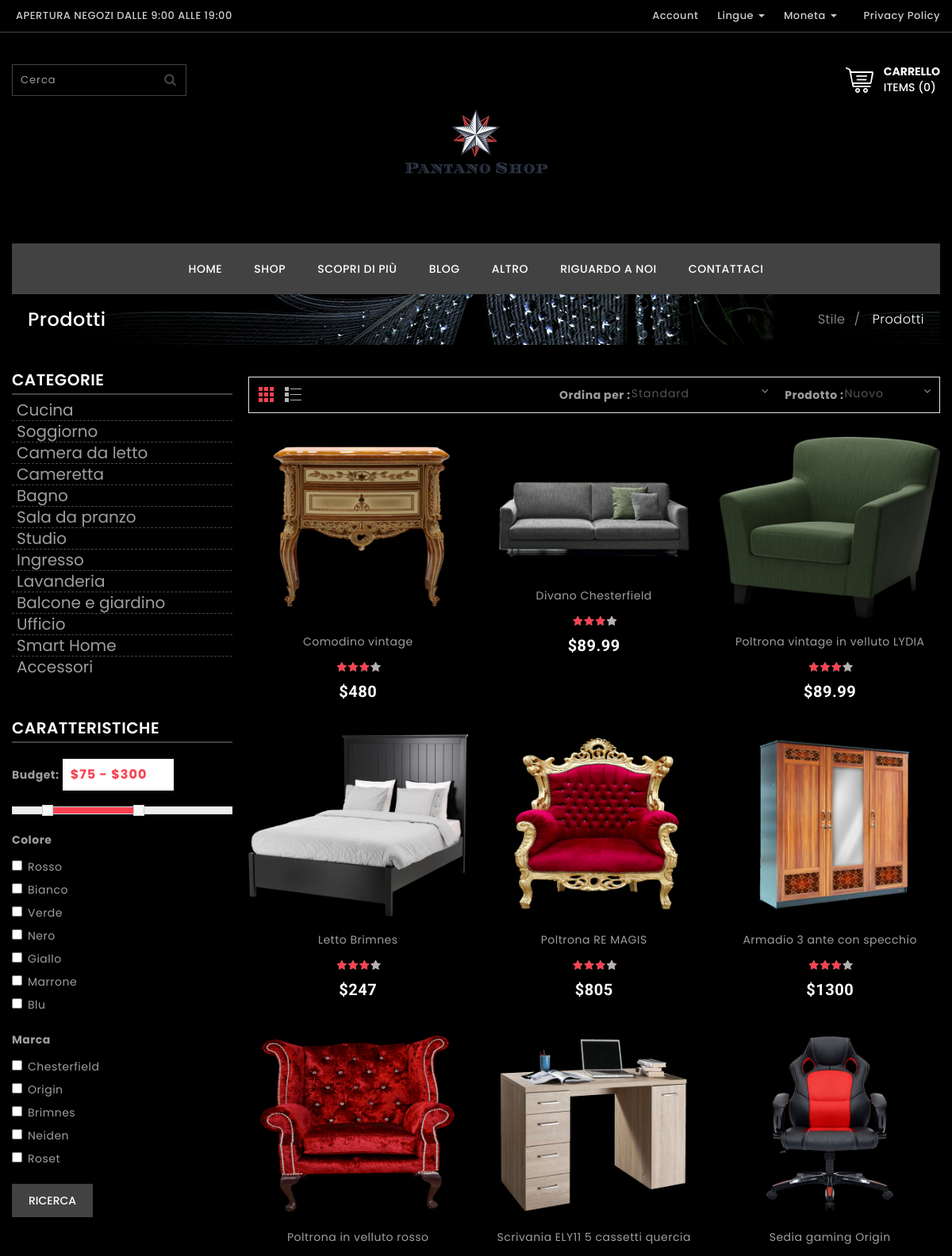
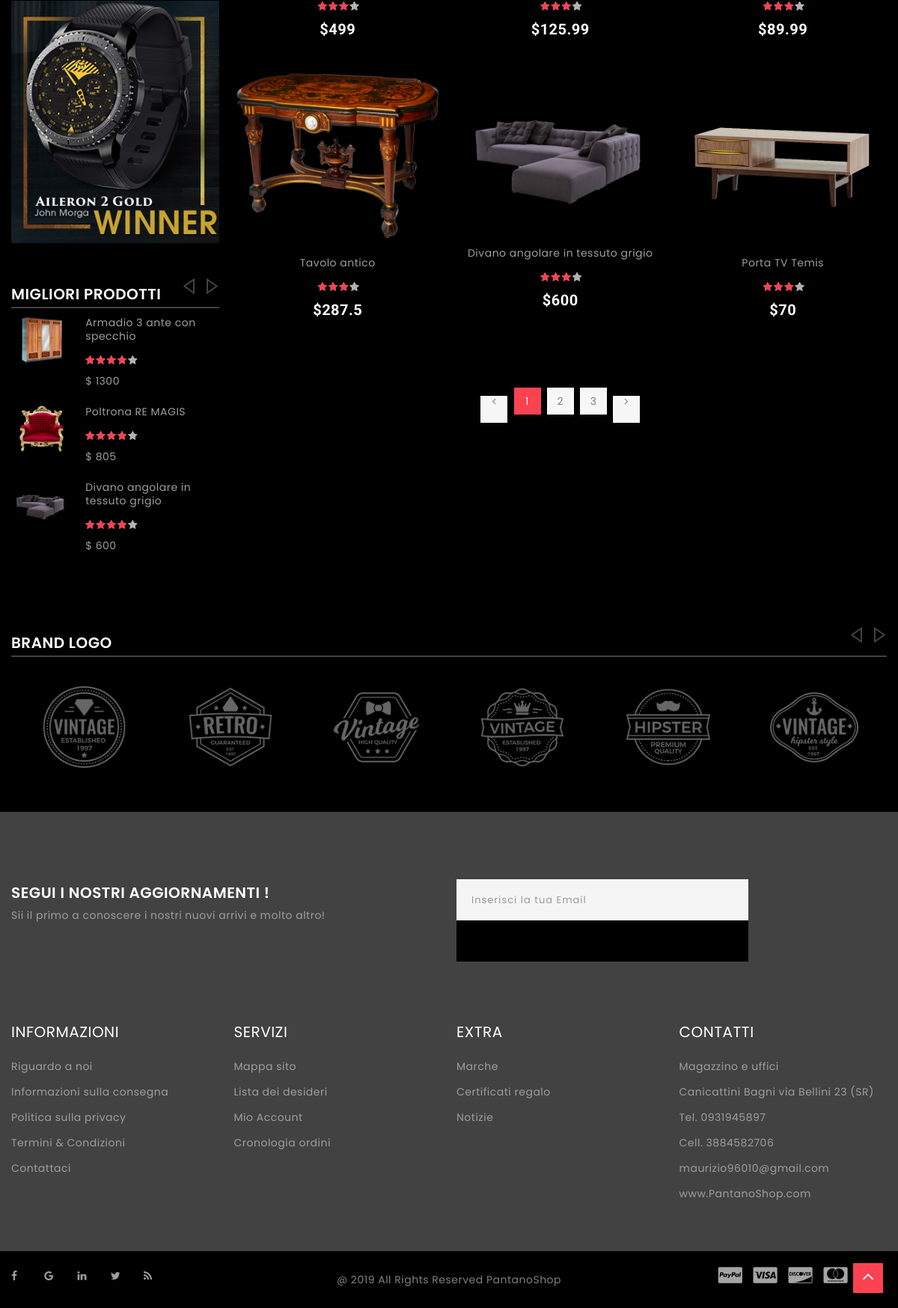
The page /Azienda_mobili/category_page.php on the database its author committed (2 pictures, top to bottom).
### tables this page shows
CREATE TABLE `mobile` (
  `ID` varchar(5) NOT NULL,
  `Nome` varchar(50) NOT NULL,
  `Marca` varchar(50) NOT NULL,
  `Stile` varchar(50) NOT NULL,
  `Colore` varchar(50) NOT NULL,
  `Disponibilita` varchar(50) NOT NULL,
  `Categoria` varchar(50) NOT NULL,
  `Prezzo` float NOT NULL,
  `Immagine` varchar(50) NOT NULL,
  `Immagine_reverse` varchar(50) NOT NULL,
  `Quantita` int(11) NOT NULL,
  `Descrizione` text NOT NULL,
  `Venduto` int(11) NOT NULL,
  `Cuore` int(11) NOT NULL,
  `Data` date NOT NULL
);

### Azienda_mobili/category_page.php (the view, shortened to what the rows shown need)
<?php
echo "<html lang='en'>";
?>
<head>
  <link rel="stylesheet" type="text/css" href="css/font-awesome.min.css" />
  <link rel="stylesheet" type="text/css" href="css/bootstrap.css" />
  <link rel="stylesheet" type="text/css" href="css/style.css">
  <link rel="stylesheet" type="text/css" href="css/magnific-popup.css">
  <link rel="stylesheet" type="text/css" href="css/owl.carousel.css">
  <link rel="stylesheet" type="text/css" href="css/jquery-ui.css">
  <link rel="stylesheet" type="text/css" href="css/casella-testo.css">
</head>
<body>
  <?php
    include "conn.php";
   ?>
  <div class="wrapper">
    <div class="container">
      <div class="row ">
        <div class="col-sm-12">
          <div class="breadcrumb ptb_20">
            <h1>Prodotti</h1>
          </div>
        </div>
        <div id="column-left" class="col-sm-4 col-lg-3 ">
          <div id="category-menu" class="navbar collapse in mb_40" aria-expanded="true" style="" role="button">
            <div class="nav-responsive">
              <div class="heading-part">
                <h2 class="main_title">CATEGORIE</h2>
              </div>
            </div>
          </div>
          <div class="filter left-sidebar-widget mb_50">
            <div class="heading-part mtb_20 ">
              <h2 class="main_title">Caratteristiche</h2>
            </div>
          </div>
          <div class="left-special left-sidebar-widget mb_50">
            <div class="heading-part mb_10 ">
              <h2 class="main_title">Migliori prodotti</h2>
            </div>
            <div id="left-special" class="owl-carousel">
              <ul class="row ">
                <?php
                $query12 = "SELECT *
                            FROM MOBILE
                            ORDER BY PREZZO DESC";
                $ris12 = mysqli_query($conn, $query12);
                $stampa = 0;
                while ($riga = mysqli_fetch_array($ris12)){
                  $stampa++;
                  if($stampa<10){
                    echo "<li class='item product-layout-left mb_20'>";
                      echo "<div class='product-list col-xs-4'>";
                        echo "<div class='product-thumb'>";
                          echo "<div class='image product-imageblock'> <a> <img class='img-responsive' title='iPod Classic' alt='iPod Classic' src='images/product/$riga[8]'> <img class='img-responsive' title='$riga[1]' alt='$riga[1]' src='images/product/$riga[9]'> </a> </div>";
                        echo "</div>";
                      echo "</div>";
                      echo "<div class='col-xs-8'>";
                        echo "<div class='caption product-detail'>";
                          echo "<h6 class='product-name'><a href='#'>$riga[1]</a></h6>";
                          echo "<div class='rating'> <span class='fa fa-stack'><i class='fa fa-star-o fa-stack-1x'></i><i class='fa fa-star fa-stack-1x'></i></span> <span class='fa fa-stack'><i class='fa fa-star-o fa-stack-1x'></i><i class='fa fa-star fa-stack-1x'></i></span> <span class='fa fa-stack'><i class='fa fa-star-o fa-stack-1x'></i><i class='fa fa-star fa-stack-1x'></i></span> <span class='fa fa-stack'><i class='fa fa-star-o fa-stack-1x'></i><i class='fa fa-star fa-stack-1x'></i></span> <span class='fa fa-stack'><i class='fa fa-star-o fa-stack-1x'></i><i class='fa fa-star fa-stack-x'></i></span> </div>";
                          echo "<span class='price'><span class='amount'><span class='currencySymbol'>$</span> $riga[7]</span>";
                          echo "</span>";
                        echo "</div>";
                      echo "</div>";
                    echo "</li>";
                    if(($stampa == 3) || ($stampa == 6) || ($stampa == 9)){
                      echo "</ul>";
                      if($stampa != 9){
                        echo "<ul class='row'>";
                      }
                    }
                  }
                }
                ?>
            </div>
          </div>
        </div>
        <div class="col-sm-8 col-lg-9 mtb_20">
          <div class="row">
            <?php
            if(!isset($_POST['categoria'])){
            if(isset($_POST['ricerca'])){
              if((isset($_POST['marca'])) && (isset($_POST['colore']))){
                $query20 = "SELECT *
                            FROM MOBILE
                            WHERE MARCA = '$_POST[marca]' AND COLORE = '$_POST[colore]'";
                $ris20 = mysqli_query($conn, $query20);
              }
              elseif(isset($_POST['marca'])){
                $query20 = "SELECT *
                            FROM MOBILE
                            WHERE MARCA = '$_POST[marca]'";
                $ris20 = mysqli_query($conn, $query20);
              }
              elseif(isset($_POST['colore'])){
                $query20 = "SELECT *
                            FROM MOBILE
                            WHERE COLORE = '$_POST[colore]'";
                $ris20 = mysqli_query($conn, $query20);
              }
              $i = 0;
              $h = 12;
              $n = 0;
              $codice = array();
              $_SESSION['richiestaCOD'] = $codice;
              while ($riga = mysqli_fetch_array($ris20)){
                array_push($_SESSION['richiestaCOD'],$riga[0]);
                $i++;
                $h++;
                $n++;
                echo "<div class='product-layout product-grid col-md-4 col-xs-6'>";
                  echo "<div class='item'>";
                    echo "<div class='product-thumb clearfix mb_30'>";
                      echo "<div class='image product-imageblock'> <a> <img data-name='product_image' src='images/product/$riga[8]' alt='iPod Classic' title='iPod Classic' class='img-responsive' /> <img src='images/product/$riga[9]' alt='iPod Classic' title='$riga[1]' class='img-responsive'/></a>";
                        echo "<div class='button-group text-center'>";
                        echo "</div>";
                      echo "</div>";
                      echo "<div class='caption product-detail text-center'>";
                        echo "<h6 data-name='product_name' class='product-name mt_20'><a href='#' title='Casual Shirt With Ruffle Hem'>$riga[1]</a></h6>";
                        echo "<div class='rating'> <span class='fa fa-stack'><i class='fa fa-star-o fa-stack-1x'></i><i class='fa fa-star fa-stack-1x'></i></span> <span class='fa fa-stack'><i class='fa fa-star-o fa-stack-1x'></i><i class='fa fa-star fa-stack-1x'></i></span> <span class='fa fa-stack'><i class='fa fa-star-o fa-stack-1x'></i><i class='fa fa-star fa-stack-1x'></i></span> <span class='fa fa-stack'><i class='fa fa-star-o fa-stack-1x'></i><i class='fa fa-star fa-stack-1x'></i><span>"; echo "<span class='fa fa-stack'><i class='fa fa-star-o fa-stack-1x'></i><i class='fa fa-star fa-stack-x'></i></span> </div>";
                        echo "<span class='price'><span class='amount'><span class='currencySymbol'>$</span>$riga[7]</span>";
                        echo "</span>";
                        echo "<p class='product-desc mt_20 mb_60'>$riga[11]</p>";
                        echo "<form action='' method='POST'>";
                        echo "<br><span class='product-desc mt_20 mb_60'><input value='Aggiungi prodotto' type='submit' name='inserisci$i' class='btn btn-default btn-lg'></span>";
                        echo "</form>";
                      echo "</div>";
                    echo "</div>";
                  echo "</div>";
                echo "</div>";
              }
            }else{
              $query = "SELECT *
                        FROM MOBILE";
              $ris = mysqli_query($conn, $query);
              $i = 0;
              while ($riga = mysqli_fetch_array($ris)) {
                $i++;
                if($i<13){
                echo "<div class='product-layout product-grid col-md-4 col-xs-6'>";
                  echo "<div class='item'>";
                    echo "<div class='product-thumb clearfix mb_30'>";
                      echo "<div class='image product-imageblock'> <a> <img data-name='product_image' src='images/product/$riga[8]' alt='iPod Classic' title='iPod Classic' class='img-responsive' /> <img src='images/product/$riga[9]' alt='iPod Classic' title='$riga[1]' class='img-responsive'/></a>";
                      echo "</div>";
                      echo "<div class='caption product-detail text-center'>";
                        echo "<h6 data-name='product_name' class='product-name mt_20'><a href='#' title='Casual Shirt With Ruffle Hem'>$riga[1]</a></h6>";
                        echo "<div class='rating'> <span class='fa fa-stack'><i class='fa fa-star-o fa-stack-1x'></i><i class='fa fa-star fa-stack-1x'></i></span> <span class='fa fa-stack'><i class='fa fa-star-o fa-stack-1x'></i><i class='fa fa-star fa-stack-1x'></i></span> <span class='fa fa-stack'><i class='fa fa-star-o fa-stack-1x'></i><i class='fa fa-star fa-stack-1x'></i></span> <span class='fa fa-stack'><i class='fa fa-star-o fa-stack-1x'></i><i class='fa fa-star fa-stack-1x'></i><span>"; echo "<span class='fa fa-stack'><i class='fa fa-star-o fa-stack-1x'></i><i class='fa fa-star fa-stack-x'></i></span> </div>";
                        echo "<span class='price'><span class='amount'><span class='currencySymbol'>$</span>$riga[7]</span>";
                        echo "</span>";
                      echo "</div>";
                    echo "</div>";
                  echo "</div>";
                echo "</div>";
              }
            }
          }
        }
            ?>
          </div>
        </div>
      </div>
      <div id="brand_carouse" class="ptb_30 text-center">
        <div class="type-01">
          <div class="heading-part mb_10 ">
            <h2 class="main_title">Brand Logo</h2>
          </div>
        </div>
      </div>
    </div>
    <div class="footer pt_60">
      <div class="container">
        <div class="newsletters mt_30 mb_50">
          <div class="row">
            <div class="col-sm-6">
              <div class="news-head pull-left">
                <h2>SEGUI I NOSTRI AGGIORNAMENTI !</h2>
              </div>
            </div>
          </div>
        </div>
      </div>
    </div>
  </div>
</body>
</html>

### rows shown on the page
mobile: Immagine (picture), Nome "Armadio 3 ante con specchio", Prezzo "1300"
mobile: Immagine (picture), Nome "Poltrona RE MAGIS", Prezzo "805"
mobile: Immagine (picture), Nome "Divano angolare in tessuto grigio", Prezzo "600"
mobile: Immagine (picture), Nome "Comodino vintage", Prezzo "480"
mobile: Immagine (picture), Nome "Divano Chesterfield", Prezzo "89.99"
mobile: Immagine (picture), Nome "Poltrona vintage in velluto LYDIA", Prezzo "89.99"
mobile: Immagine (picture), Nome "Letto Brimnes", Prezzo "247"
mobile: Immagine (picture), Nome "Poltrona in velluto rosso", Prezzo "499"
mobile: Immagine (picture), Nome "Scrivania ELY11 5 cassetti quercia", Prezzo "125.99"
mobile: Immagine (picture), Nome "Sedia gaming Origin", Prezzo "89.99"
mobile: Immagine (picture), Nome "Tavolo antico", Prezzo "287.5"
mobile: Immagine (picture), Nome "Porta TV Temis", Prezzo "70"
